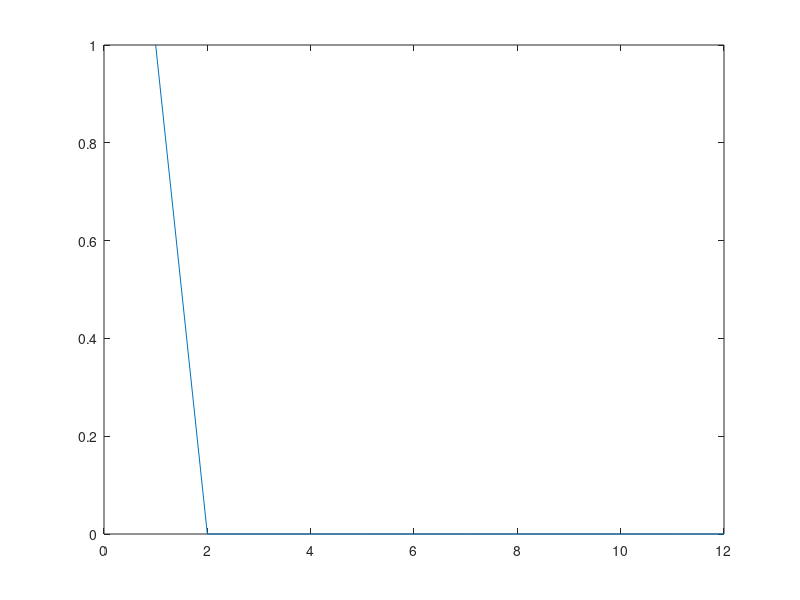

This chart was generated by the following MATLAB code:

clear all
%Model Parameters
phi_p = 0.1;
phi_g=0.3;
phi_l=0.35;
gamma=0.97;% rate of change of primacy gradient across groups
sigma_gp=0.02;%
sigma_L=0.02;
sigma_v=0.005;
rho=0.3;
theta=0.003;
eta_NC=0.15;% learning rate for assoication between context and group

% experimental details
nTrials=1000;
listlength=12;
possGroupSize=1:5;

v=zeros(nTrials, listlength); % this can be easily pre-allocated, so should be
recalled_item=zeros(nTrials,1);

N_O=0; % counter for non recalled items
for t=1:nTrials
    
    r=zeros(1,listlength);
   
    % Here is what happens in model
    % We generated a longish vector of group sizes, then find first
    % group that takes us beyond list length. We truncate that group
    % and use only the groups we need
    
    
    
    groupSize=randsample(possGroupSize,listlength,true);% random
    
    % or constant within list, but varies across lists
    %groupSize=repmat(randsample(possGroupSize,1,true),1,listlength);
    
    cumulz = cumsum(groupSize);
    numGroups = find(cumulz>=listlength, 1, 'first'); % finds first instance
    groupSize(numGroups) = listlength-cumulz(numGroups-1);
    groupSize = groupSize(1:numGroups);
    
    lContext = ones(1,numGroups);     % control element for list context (each group has a list context)
    List_cue = 1; % cues the list - at moment set to last group
    eta_LC=1+randn(1,numGroups)*sigma_L; % Eq A3
    C_LC=eta_LC.*phi_l.^abs(List_cue-lContext); %Eq A7 - control element for list
    C_NC=zeros(1,numGroups); % control element for group cue
    C_NC(List_cue)=eta_NC;
    C=zeros(1,numGroups); 
    C=C_NC+C_LC; % list and group control elements added
    [max_value,max_idx]=max(C) % select most activated
C(max_idx)=1; % set control element for most activared to 1
    
    % make group markers
    gContext = [];
    pContext = [];
    absP = [];
    % set control elements

    for gz=1:length(groupSize)
        gContext = [gContext repmat(gz,1,groupSize(gz))];
        pContext = [pContext linspace(0,1,groupSize(gz))];
        absP = [absP 1:groupSize(gz)];
    end
    
    item_probe=listlength-(sum(groupSize(max_idx:end)))+1; % want to probe for first item of cued group
    Group_cue=max_idx;% conext cued of the most activated group
    P_CG=1; % assume no effect of time

    eta_gv=gamma.^(absP-1)+randn(1,listlength)*sigma_gp; %Eq A10
    v_GV = P_CG*eta_gv.*phi_g.^abs(gContext(item_probe)-gContext); %Eq A11
    v_PV = phi_p.^abs(pContext(item_probe)-pContext); %Eq A14
    
    % implemented primacy gradient
    v_PV=eta_gv.*v_PV;
    
    % sum group and item vectors to get activation of each item
    t_v = rho*v_GV + (1-rho)*v_PV; % Eq A15
    v(t,:)=t_v;
    % noisy retrieval Eq A16
    noise=randn(1,listlength)*sigma_v;
    a=(t_v+noise).*(1-r);    
    % activation of two highest items
    [max_value,max_idx] = max(a);
    a(max_idx) = NaN;
    second_max = max(a);
    a = max_value; % retruns max_value into a
    
        if (max_value-second_max)>theta
        recalled_item(t)=max_idx;
        else
        recalled_item(t)=0;
    end
end

for i=1:listlength;
    prop(i)=numel(find(recalled_item==i))/nTrials;
end

plot(1:i,prop)

Av_v=mean(v);
Av_a=mean(a);
